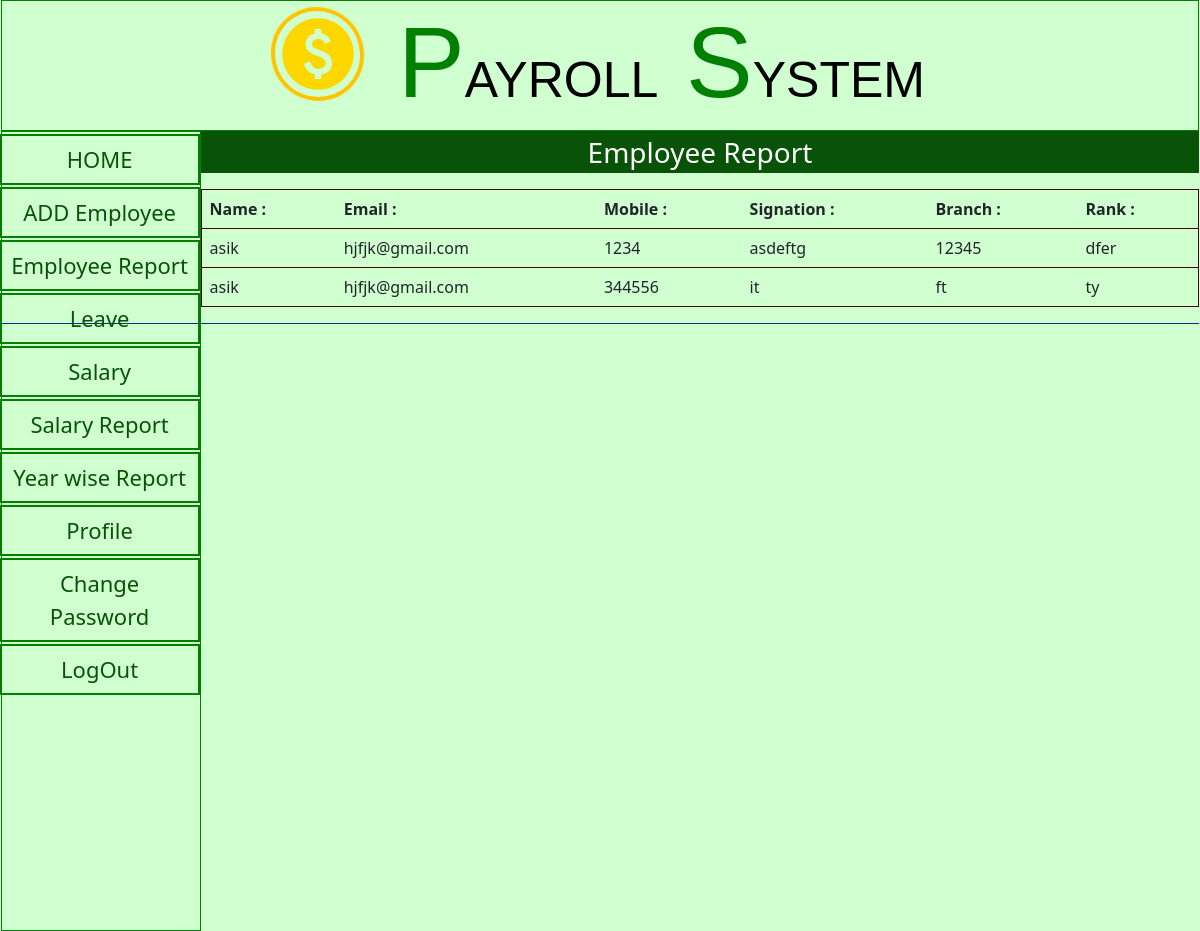
Screenshot of /company/employee_report/ with the database file from the repository.
### company/models.py (models this page shows, shortened)
class AddEmployee(models.Model):
    name = models.CharField(max_length=122, help_text=u"Name")
    address = models.CharField(max_length=322)
    city = models.CharField(max_length=123)
    postalcode = models.IntegerField( )
    modile = models.IntegerField()
    signation = models.CharField(max_length= 44)
    branch = models.CharField(max_length=44)
    rank = models.CharField(max_length=10)
    basic_pay = models.IntegerField()
    bank_account = models.CharField(max_length=44)
    email = models.EmailField( max_length= 254)

### company/views.py (the view)
# urls.py: path("employee_report/", views.employee_report, name="employee_report"),
def employee_report(request):
    if "employee" not in request.session:
        request.session["employee"] = []
    return render(request, "company/employee_report.html",{"title": "Employee Report", "employees": AddEmployee.objects.all() })

### templates/company/employee_report.html
{% extends 'company/company_layout.html' %}
{% load static %}
{% block body %}
<table class="table">
    <tr>
        <th>Name :</th>
        <th>Email :</th>
        <th>Mobile :</th>
        <th>Signation :</th>
        <th>Branch :</th>
        <th>Rank :</th>
    </tr>
    {% for employee in employees %}
    <tr>
        <td>{{employee.name}}</td>
        <td>{{employee.email}}</td>
        <td>{{employee.modile}}</td>
        <td>{{employee.signation}}</td>
        <td>{{employee.branch}}</td>
        <td>{{employee.rank}}</td>
    </tr>
    {% endfor %}
</table>
{% endblock %}

### templates/company/company_layout.html (shortened to what this page needs)
{% load static %}
<head>
    <link href="https://cdn.jsdelivr.net/npm/bootstrap@5.1.2/dist/css/bootstrap.min.css" rel="stylesheet">
    <link rel="stylesheet" href="{% static 'css/style.css' %}">
    <link rel="stylesheet" href="{% static 'css/login_form.css' %}">
</head>
<body>
<section class="header-section">
    <center><h1><span class="material-icons">
        paid</span>P<small>AYROLL</small> S<small>YSTEM</small></h1></center>
</section>
<section class="body-section">
    <div class="menu">
        <center><ul>
            <li><a href="{% url 'index' %}">HOME</a></li>
            <li><a href="{% url 'company:add_employee' %}">ADD Employee</a></li>
            <li><a href="{% url 'company:employee_report' %}">Employee Report</a></li>
            <li><a href="#">Leave</a></li>
            <li><a href="#">Salary</a></li>
            <li><a href="#">Salary Report</a></li>
            <li><a href="#">Year wise Report</a></li>
            <li><a href="#">Profile</a></li>
            <li><a href="{% url 'company:change_password' %}">Change Password</a></li>
            <li><a href="{% url 'company:logout' %}">LogOut</a></li>
        </ul></center>
    </div>
    <div class="mainbody">
        <center><P id="page_title">{{title}}</P></center>
        <div class="container">
            {% block body %}
            {% endblock %}
        </div>
    </div>
</section>

### static/css/style.css (style rules this page uses)
* { margin: 0; padding: 0; }
body { width:99.9%; height:auto; margin: 0 auto; background-color: #d0ffd0; overflow-x: hidden; }
.header-section h1 span { margin-right: 38px; width: 85px; border-radius: 68px 72px; font-size: 86px; color: gold; box-shadow: 0px 0px 1px 4px rgb(255, 196, 0); }
.header-section h1 { padding: 0px; margin-top: 1px; font-size: 100px; color: green; padding-bottom: -18px; font-family: Arial; }
.header-section h1 small { font-size: 50px; color: black; }
@media (min-width:991px) { .header-section { width: 100%; height: auto; border: 1px solid green; } }
@media (min-width:991px) { .body-section { width: 100%; height: auto; border-bottom: 1px solid rgb(0, 55, 128); } }
@media (min-width:991px) { .menu { width: 200px; height: 100%; float: left; border: 1px solid green; background-color: transparent; } }
@media (min-width:991px) { .menu ul { display: block; width: 100%; height: auto; margin-bottom: 3px; } }
@media (min-width:991px) { .menu ul li { margin-top: 2px; padding: 7px; margin-left: -34px; width: 200px; border: 2px solid green; } }
@media (min-width:991px) { .menu ul li a { text-decoration: none; font-size: 22px; color: #085308; } }
@media (min-width:991px) { .mainbody { width: auto; height: auto; overflow-x: hidden; display: block; background-color: transparent; } }
@media (min-width:991px) { .container { padding: 0px; } }
@media (min-width:991px) { #page_title { color: white; font-size: 28px; background-color: #085308; overflow: hidden; } }
@media (min-width:991px) { .table { width: 100%; padding: 12px; border: 1px solid rgba(68, 0, 0, 0.979); } }

### rows the page displays
AddEmployee: name "asik", email "hjfjk@gmail.com", modile "1234", signation "asdeftg", branch "12345", rank "dfer"
AddEmployee: name "asik", email "hjfjk@gmail.com", modile "344556", signation "it", branch "ft", rank "ty"

### other values shown
{{ title }} "Employee Report"
